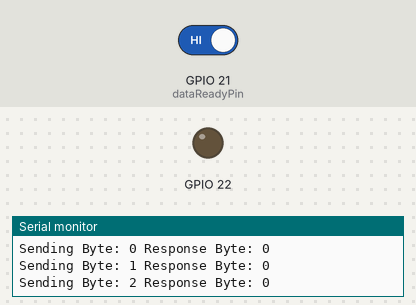
Recording of a sketch running on a simulated ESP32. On the bench: output pins drawn as LEDs (lit = HIGH), the last lines printed to the serial monitor. The test bench sets the inputs (shaded band); at power-on: GPIO 21 (dataReadyPin) HIGH. Pins used as bus, display or sensor lines are not drawn.

Above: at 18.0 s.
18.1 s: GPIO 21 (dataReadyPin) driven LOW
27.0 s: GPIO 21 (dataReadyPin) driven HIGH
At 28.1 s:
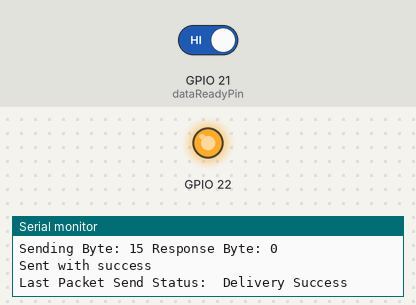
Timing chart, 0 to 46.2 s (numbered marks = the images above; inputs shaded):
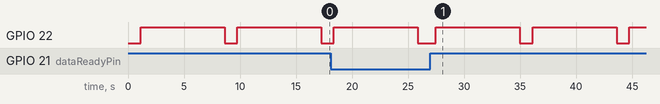

Measured:
- after the input at 27.0 s, GPIO 22: alternates HIGH for 7.5 s and LOW for 1.1 s, starting after 0.49 s
- by itself, GPIO 22: alternates HIGH for 7.5 s and LOW for 1.1 s

The sketch:

controller_sender.ino
```cpp
#include <SPI.h>
#include <esp_now.h>
#include <WiFi.h>
#define dataReadyPin 21

SPISettings settings(1000000, LSBFIRST, SPI_MODE1);
SPIClass vspi(VSPI);
uint8_t broadcastAddress[] = {0xF0, 0x08, 0xD1, 0xD1, 0x93, 0x30};

typedef struct struct_message {
  char encrypted_message[16];
} struct_message;
struct_message myMessage;

void OnDataSent(const uint8_t *mac_addr, esp_now_send_status_t status) {
  Serial.print("\r\nLast Packet Send Status:\t");
  Serial.println(status == ESP_NOW_SEND_SUCCESS ? "Delivery Success" : "Delivery Fail");
}

void setup() {
  Serial.begin(115200);
  WiFi.mode(WIFI_STA);

  // Init ESP-NOW
  if (esp_now_init() != ESP_OK) {
    Serial.println("Error initializing ESP-NOW");
    return;
  }

  esp_now_register_send_cb(OnDataSent);

   // Register peer
  esp_now_peer_info_t peerInfo;
  memcpy(peerInfo.peer_addr, broadcastAddress, 6);
  peerInfo.channel = 0;
  peerInfo.encrypt = false;

  // Add peer
  if (esp_now_add_peer(&peerInfo) != ESP_OK){
    Serial.println("Failed to add peer");
    return;
  }

  pinMode(5, OUTPUT); // set the CS pin as an output
  pinMode(22, OUTPUT);
  pinMode(dataReadyPin, INPUT);
  digitalWrite(22, HIGH);
  digitalWrite(5, LOW);
  SPI.end();
  vspi.begin();         // initialize the SPI library
}

void loop() {

  Serial.println("Write cycle");
  digitalWrite(22, LOW);
//  byte message[] = {0x00, 0x01, 0x00, 0x01, 0x00, 0x01, 0x00, 0x01, 0x00, 0x01, 0x00, 0x01, 0x00, 0x01, 0x00, 0x01};
  byte message[] = {0x68, 0x65, 0x6c, 0x6c, 0x6f, 0x20, 0x77, 0x6f, 0x72, 0x6c, 0x64, 0x21, 0x21, 0x21, 0x00, 0x00};
  for (byte i = 0; i < 16; i++) {
    vspi.beginTransaction(settings);
    delay(10);
    digitalWrite(5, LOW);
    delay(10);
    Serial.print("Sending Byte: ");Serial.print(i); Serial.print(" Response Byte: ");
//    Serial.println((char) vspi.transfer(message[i]));
    Serial.println(vspi.transfer(message[i]));

    delay(10);
    digitalWrite(5, HIGH);
    delay(10);
    vspi.endTransaction();
  }

  //Serial.println("waiting for data ready signal");
  while(digitalRead(dataReadyPin) == LOW) {
    delay(10);
  }

  Serial.println("recieved data ready signal");

  Serial.println("Read cycle");
  char encrypted_message[16];
  for (byte i = 0; i < 16; i++) {
    vspi.beginTransaction(settings);
    delay(10);
    digitalWrite(5, LOW);
    delay(10);
    Serial.print("Sending Byte: ");Serial.print(i);
    byte response_byte = vspi.transfer(0);
    Serial.print(" Response Byte: ");
//    Serial.println((char) response_byte);
    Serial.println(response_byte);

    encrypted_message[i] = response_byte;
    delay(10);
    digitalWrite(5, HIGH);
    vspi.endTransaction();
  }
  digitalWrite(22, HIGH);

  //send data over wifi
  memcpy(myMessage.encrypted_message, encrypted_message, 16);
  // Send message via ESP-NOW
  esp_err_t result = esp_now_send(broadcastAddress, (uint8_t *) &myMessage, sizeof(myMessage));

  if (result == ESP_OK) {
    Serial.println("Sent with success");
  }
  else {
    Serial.println("Error sending the data");
  }
  delay(7500); // simple wait before doing the process again
}
```
